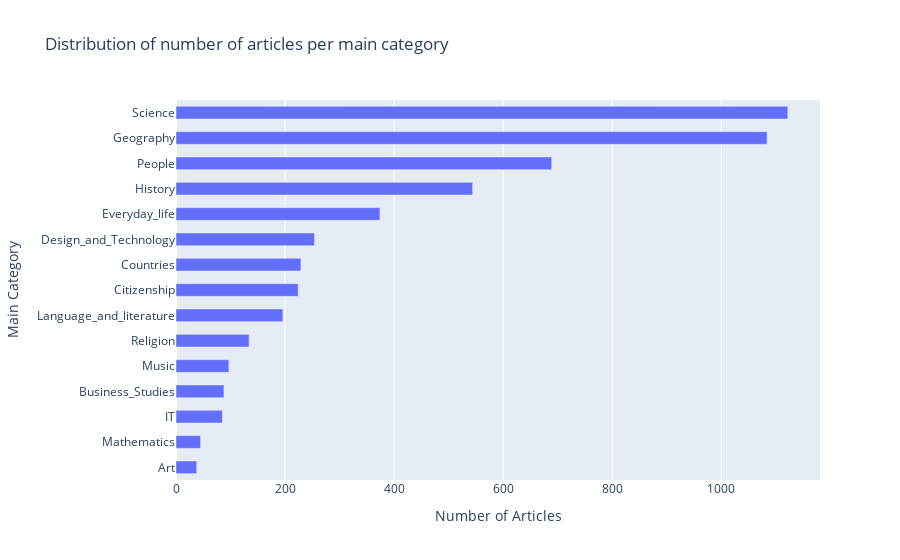

Write notebook code for a chart like this one.
### Code cell
# Assuming 'categories' is your DataFrame and has a column 'category' from which you're extracting 'main_category'
categories['main_category'] = categories['category'].str.split('.').str[1]
article_counts = categories['main_category'].value_counts().reset_index()
article_counts.columns = ['main_category', 'count']  # Rename columns for clarity

# Now, create the Plotly figure
fig = px.bar(article_counts, y='main_category', x='count', orientation='h', 
             title='Distribution of number of articles per main category')

# Adjust the figure height to ensure all row names fit and bars are thicker
# The height might need to be adjusted based on the actual number of categories
fig_height = len(article_counts) * 30  # Example: 30 pixels per category

fig.update_layout(
    xaxis_title='Number of Articles', 
    yaxis_title='Main Category',
    height=fig_height,  # Set the figure height
    yaxis={'categoryorder':'total ascending'}  # This will order the y-axis based on the count
)

# To make bars thicker, adjust the width
# This can be achieved by customizing the individual bar trace
fig.update_traces(width=0.5)  # Adjust this value as needed to change bar thickness

# Show the interactive plot
fig.show()

### Figure 1 — Plotly figure (JSON) as saved in the notebook; plotly's stock layout.template omitted (floating-point values rounded to 4 significant figures)
{"data": [{"alignmentgroup": "True", "hovertemplate": "count=%{x}<br>main_category=%{y}<extra></extra>", "legendgroup": "", "marker": {"color": "#636efa", "pattern": {"shape": ""}}, "name": "", "offsetgroup": "", "orientation": "h", "showlegend": false, "textposition": "auto", "type": "bar", "width": 0.5, "x": [1122, 1084, 689, 544, 374, 254, 229, 224, 196, 134, 97, 88, 85, 45, 38], "xaxis": "x", "y": ["Science", "Geography", "People", "History", "Everyday_life", "Design_and_Technology", "Countries", "Citizenship", "Language_and_literature", "Religion", "Music", "Business_Studies", "IT", "Mathematics", "Art"], "yaxis": "y"}], "layout": {"autosize": true, "barmode": "relative", "legend": {"tracegroupgap": 0}, "title": {"text": "Distribution of number of articles per main category"}, "xaxis": {"anchor": "y", "autorange": true, "domain": [0, 1], "range": [0, 1181.0], "title": {"text": "Number of Articles"}, "type": "linear"}, "yaxis": {"anchor": "x", "autorange": true, "categoryorder": "total ascending", "domain": [0, 1], "range": [-0.5, 14.5], "title": {"text": "Main Category"}, "type": "category"}}}
